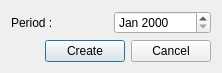
<?xml version="1.0" encoding="UTF-8"?>
<ui version="4.0">
 <class>DlgNewState</class>
 <widget class="QDialog" name="DlgNewState">
  <property name="geometry">
   <rect>
    <x>0</x>
    <y>0</y>
    <width>222</width>
    <height>71</height>
   </rect>
  </property>
  <property name="windowTitle">
   <string>Create Statement</string>
  </property>
  <layout class="QVBoxLayout" name="verticalLayout">
   <item>
    <layout class="QHBoxLayout" name="horizontalLayout_2">
     <item>
      <widget class="QLabel" name="label">
       <property name="text">
        <string>Period :</string>
       </property>
      </widget>
     </item>
     <item>
      <widget class="QDateEdit" name="m_pDtePeriod">
       <property name="displayFormat">
        <string>MMM yyyy</string>
       </property>
      </widget>
     </item>
    </layout>
   </item>
   <item>
    <layout class="QHBoxLayout" name="horizontalLayout">
     <item>
      <spacer name="horizontalSpacer">
       <property name="orientation">
        <enum>Qt::Horizontal</enum>
       </property>
       <property name="sizeHint" stdset="0">
        <size>
         <width>40</width>
         <height>20</height>
        </size>
       </property>
      </spacer>
     </item>
     <item>
      <widget class="QPushButton" name="btnOK">
       <property name="text">
        <string>Create</string>
       </property>
      </widget>
     </item>
     <item>
      <widget class="QPushButton" name="btnCancel">
       <property name="text">
        <string>Cancel</string>
       </property>
      </widget>
     </item>
    </layout>
   </item>
  </layout>
 </widget>
 <resources/>
 <connections/>
</ui>
